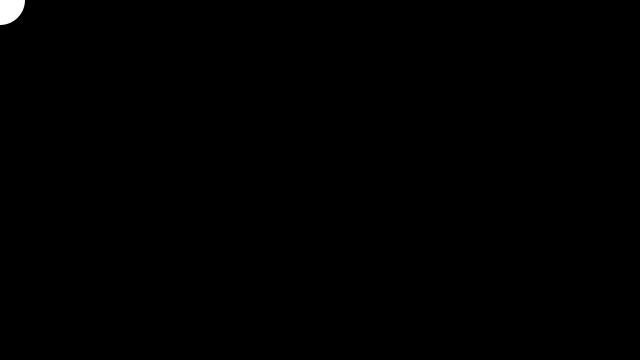
Frame 1 (no input)
Frame 60 (the mouse pressed at the canvas centre just before this capture): identical to frame 1, image omitted
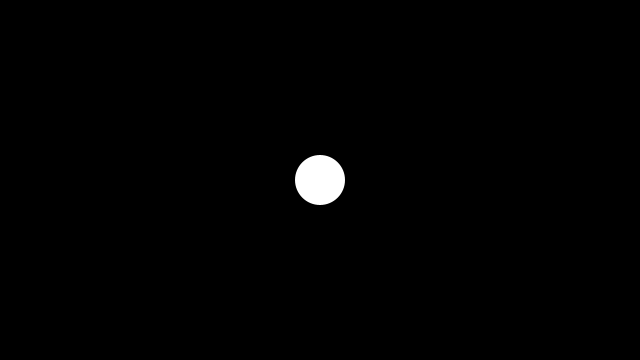
Frame 120 (the mouse held since frame 60 and released just before this capture)

The Processing sketch that drew these frames (run headless with seeded random() and noise(); from frame 60 on, the mouse is pressed at the canvas centre):

// Processing sketch: w2_stp1
// ── w2_stp1.pde
void setup() {
  size(640, 360);
}

void draw() {
  background(0);
  
  noStroke();
  fill(255);
  circle(mouseX, mouseY, 50);
}
